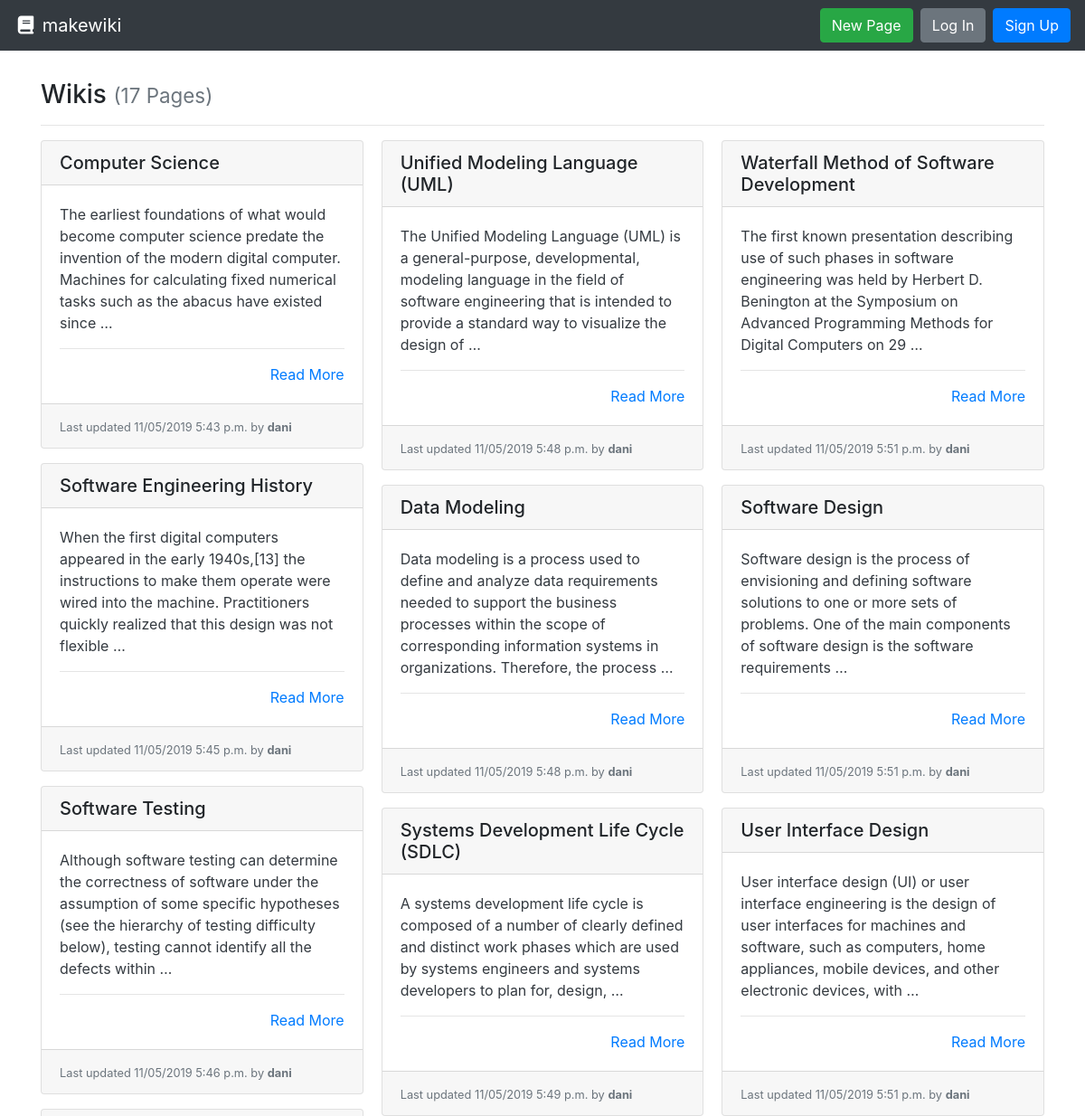
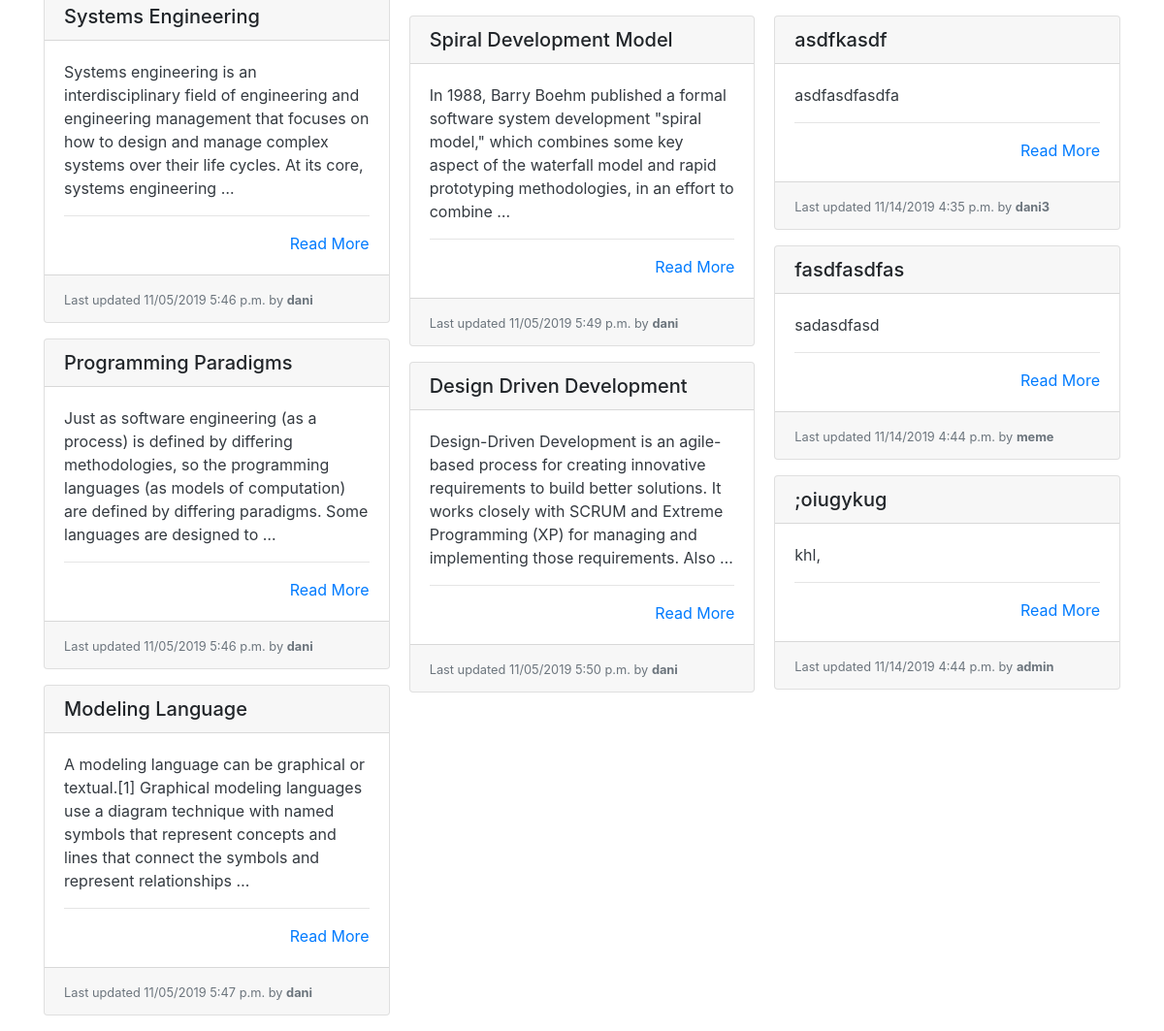
The app's page /, older data (2 pictures, top to bottom).
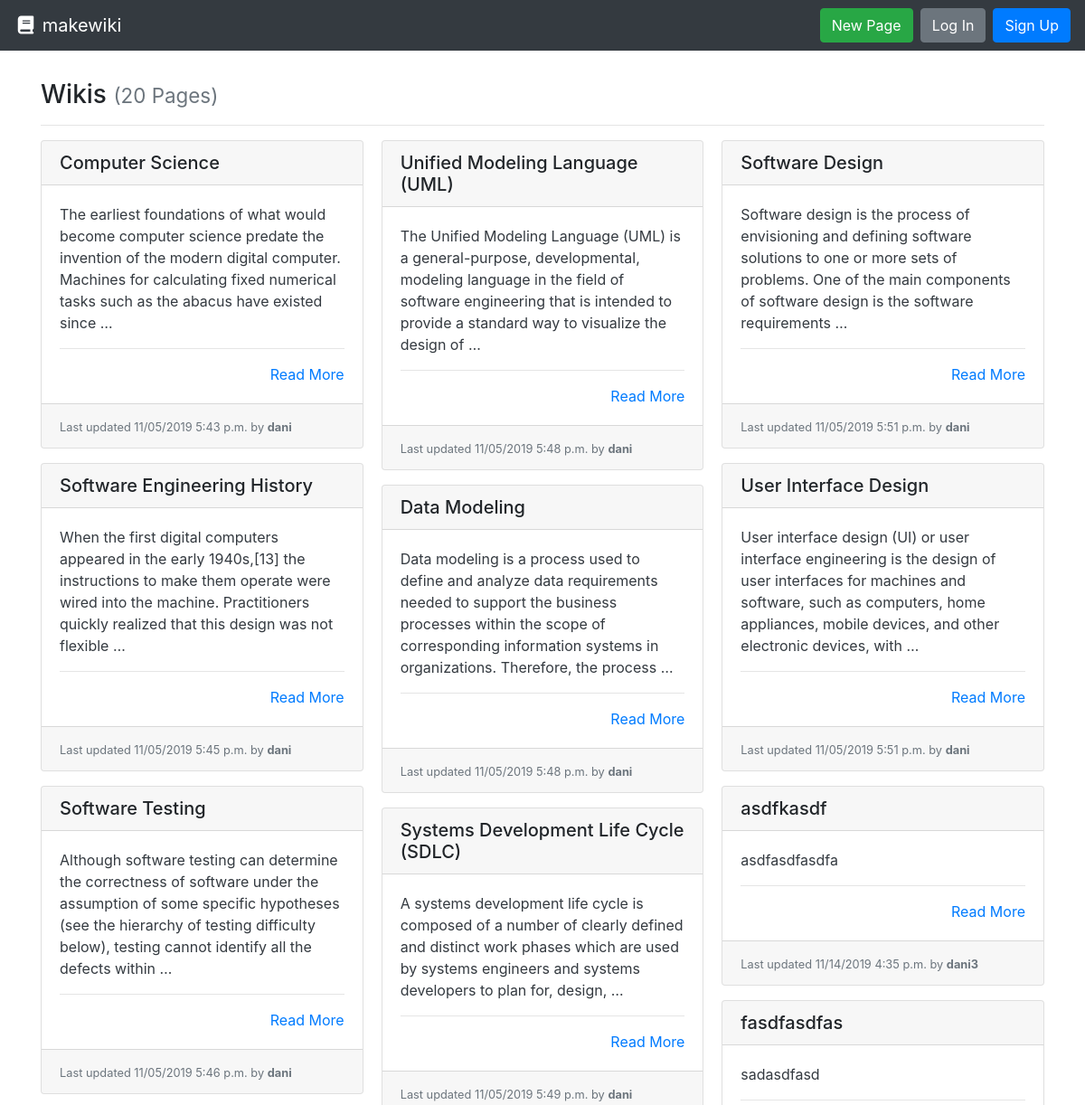
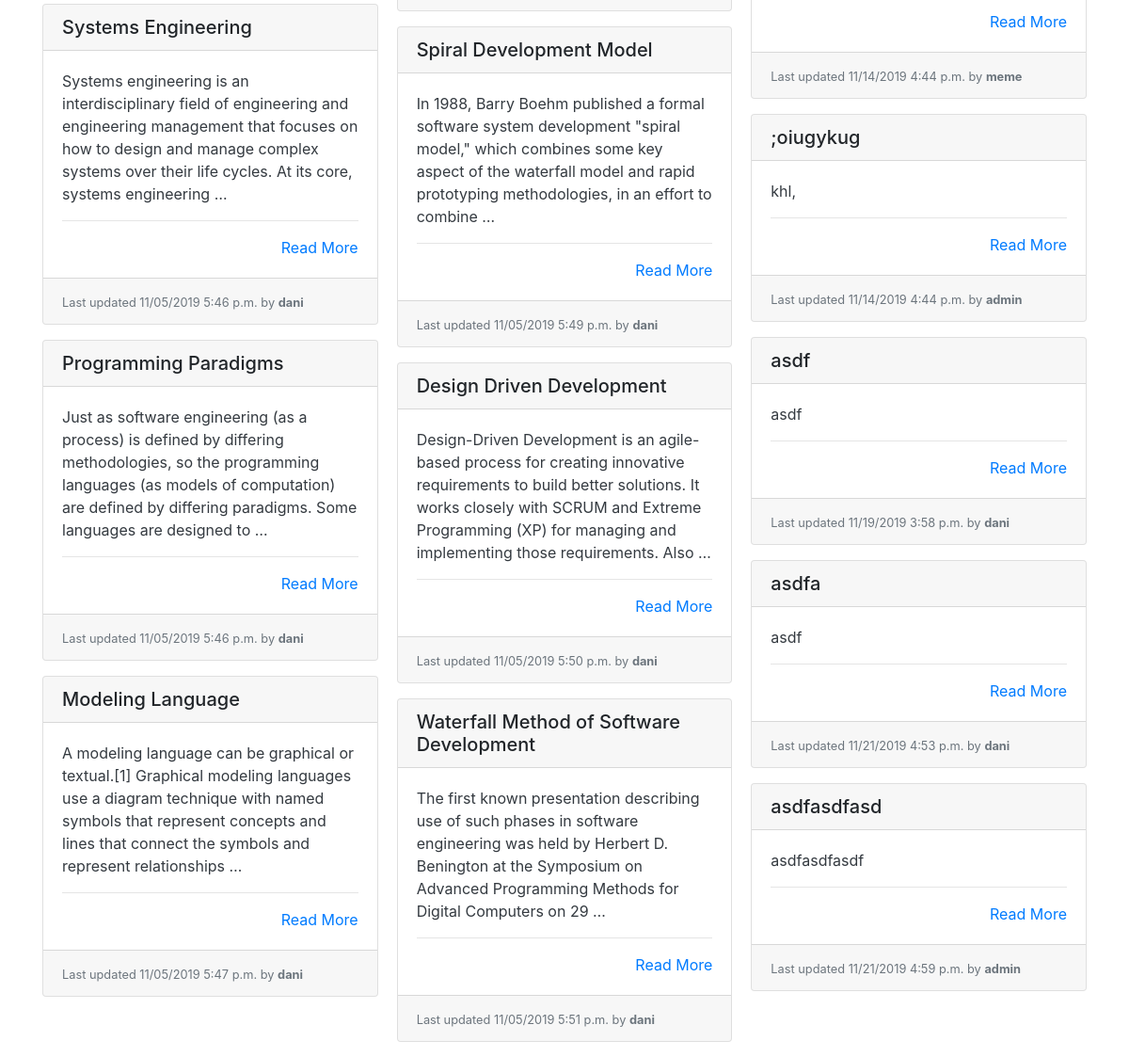
The same page, newer data (2 pictures, top to bottom).
### wiki/models.py (models this page shows, shortened)
class Page(models.Model):
    title = models.CharField(max_length=settings.WIKI_PAGE_TITLE_MAX_LENGTH, unique=True,
                             help_text="Title of your page.")
    author = models.ForeignKey(User, on_delete=models.PROTECT,
                               help_text="The user that posted this article.")
    slug = models.CharField(max_length=settings.WIKI_PAGE_TITLE_MAX_LENGTH, blank=True, editable=False,
                            help_text="Unique URL path to access this page. Generated by the system.")
    content = models.TextField(
        help_text="Write the content of your page here.")
    created = models.DateTimeField(auto_now_add=True,
                                   help_text="The date and time this page was created. Automatically generated when the model saves.")
    modified = models.DateTimeField(auto_now=True,
                                    help_text="The date and time this page was updated. Automatically generated when the model updates.")

### wiki/views.py (the view)
# urls.py: path('', PageListView.as_view(), name='wiki-list-page'),
class PageListView(ListView):
    model = Page
    def get(self, request):
        pages = self.get_queryset().all()
        return render(request, 'list.html', {
          'pages': pages
        })

### wiki/templates/list.html
{% extends "base.html" %}
{% block content %}
  <h3>Wikis {% if pages %}<small class="text-muted">({{ pages|length }} Page{{ pages|length|pluralize:"s" }})</small>{% endif %}</h3>
  <hr>
  {% if pages %}
    <div class="card-columns">
      {% for page in pages %}
        {% include "partials/card.html" %}
      {% endfor %}
    </div>
  {% else %}
    <div class="alert alert-primary" role="alert">No pages to display.</div>
  {% endif %}
{% endblock %}

### wiki/templates/partials/card.html
<div class="card mb-3">
  <h5 class="card-header ">{{ page.title }}</h5>
  <div class="card-body border-dark">
    <p class="card-text text-dark">
      {{ page.content|truncatewords_html:30 }}
      <hr>
      <div class="text-right"><a href="{% url 'wiki-details-page' page.slug %}" title="Read More">Read More</a></div>
  </div>
  <div class="card-footer">
    <small class="text-muted">Last updated {{ page.modified|date:"SHORT_DATETIME_FORMAT" }} by <b>{{ page.author.username }}</b></small>
  </div>
</div>

Row changes from the older to the newer data that the page shows:
added Page: title "asdf", content "asdf", modified "11/19/2019 3:58 p.m.", author.username "dani"
added Page: title "asdfa", content "asdf", modified "11/21/2019 4:53 p.m.", author.username "dani"
added Page: title "asdfasdfasd", content "asdfasdfasdf", modified "11/21/2019 4:59 p.m.", author.username "admin"
Text that changed along with them:
{{ pages|length }}: "17" → "20"
